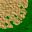

The image is a tile-based game level rendered from a .tmx file. Its description and complete source (layers, tilesets, objects, tile grids) follow:
An orthogonal 1x1 tile map with 32x32 px tiles, 1 tile layer (Tile Layer 1).

<map version="1.10" tiledversion="1.10.2" orientation="orthogonal" renderorder="right-down" width="1" height="1" tilewidth="32" tileheight="32" infinite="0" nextlayerid="2" nextobjectid="1">
 <tileset firstgid="1" source="tileSet.tsx" />
 <layer id="1" name="Tile Layer 1" width="1" height="1">
  <data encoding="csv">
1610613236
</data>
 </layer>
</map>
